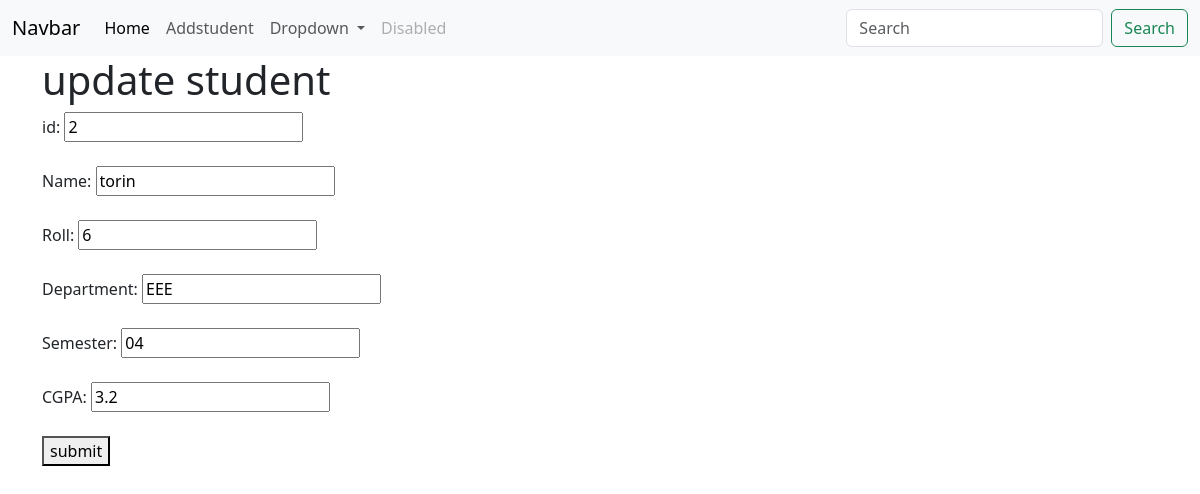
The page /studentIdCall/2 on the database its author committed.
### myapp/models.py (models this page shows, shortened)
class student(models.Model):
    name = models.CharField(max_length=255)
    department = models.CharField(max_length=255)
    roll = models.IntegerField()
    semester = models.CharField(max_length=255, null=True)
    cgpa = models.FloatField(null=True,blank=True)

### myapp/views.py (the view)
# urls.py: path('studentIdCall/<int:id>', studentIdCall , name='studentIdCall'),
def studentIdCall(request, id ):
    students = student.objects.get(id =id)
    return render(request, 'update_student.html',{"students": students})

### templates/update_student.html (shortened to what this page needs)
{% extends 'base.html' %}
{% block content %}
    <h1>update student</h1>
    <form action="{% url 'updateStudent' %}" method="post">
        <label for="id">id:</label>
        <input type="number" id="id" value="{{students.id}}" name="id">
        <br><br>
        <label for="name">Name:</label>
        <input type="text" id="name" value="{{students.name}}" name="name">
        <br><br>
        <label for="roll">Roll:</label>
        <input type="number" id="roll" value="{{students.roll}}" name="roll" required>
        <br><br>
        <label for="department">Department:</label>
        <input type="text" id="department" value="{{students.department}}" name="department" required>
        <br><br>
        <label for="semester">Semester:</label>
        <input type="text" id="semester" value="{{students.semester}}" name="semester">
        <br><br>
        <label for="cgpa">CGPA:</label>
        <input type="number" step="0.01" id="cgpa" value="{{students.cgpa}}" name="cgpa">
        <br><br>
        <button type="submit">submit</button>
    </form>
{% endblock %}

### rows shown on the page
student: id "2", name "torin", roll "6", department "EEE", semester "04", cgpa "3.2"
